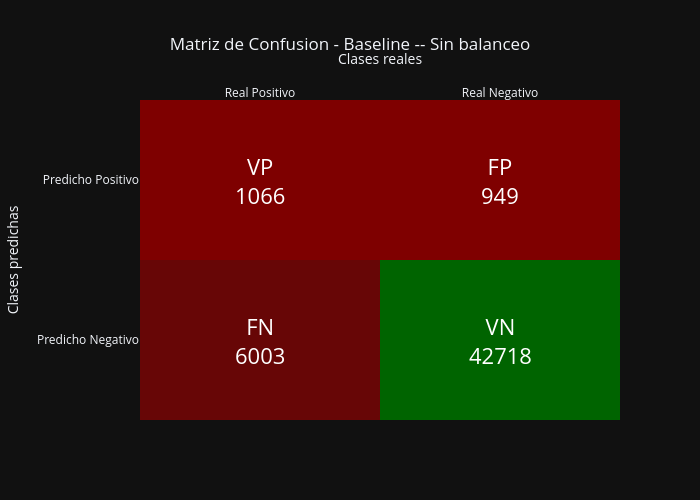

Write notebook code for a chart like this one.
### Markdown cell above
---
<div style="text-align: justify; line-height: 1.5; font-size: 18px;">

## 7. Modelo Base -- Referencia sin balanceo

Se entrena un modelo de Regresion Logistica sin ninguna tecnica de balanceo. Sus metricas sirven como **linea base** para medir el impacto de cada tecnica.

</div>

### Code cell
# ================================= #
# MODELO BASE - REGRESION LOGISTICA #
# ================================= #

baseline_model = ImbPipeline(steps=[
    ("preprocessor", preprocessor_scaled),
    ("model", LogisticRegression(max_iter=500, random_state=SEED))
])

metrics_baseline = evaluate_model(baseline_model, "Baseline -- Sin balanceo")

### Figure 1 — Plotly figure (JSON) as saved in the notebook; plotly's stock layout.template omitted (floating-point values rounded to 4 significant figures)
{"data": [{"coloraxis": "coloraxis", "hovertemplate": "x: %{x}<br>y: %{y}<br>color: %{z}<extra></extra>", "name": "0", "type": "heatmap", "x": ["Real Positivo", "Real Negativo"], "xaxis": "x", "y": ["Predicho Positivo", "Predicho Negativo"], "yaxis": "y", "z": [[1066, 949], [6003, 42718]]}], "layout": {"annotations": [{"font": {"color": "white", "size": 22}, "showarrow": false, "text": "VP<br>1066", "x": "Real Positivo", "y": "Predicho Positivo"}, {"font": {"color": "white", "size": 22}, "showarrow": false, "text": "FP<br>949", "x": "Real Negativo", "y": "Predicho Positivo"}, {"font": {"color": "white", "size": 22}, "showarrow": false, "text": "FN<br>6003", "x": "Real Positivo", "y": "Predicho Negativo"}, {"font": {"color": "white", "size": 22}, "showarrow": false, "text": "VN<br>42718", "x": "Real Negativo", "y": "Predicho Negativo"}], "coloraxis": {"colorscale": [[0, "#7f0000"], [0.5, "#1a1a1a"], [1, "#006400"]], "showscale": false}, "height": 500, "title": {"text": "Matriz de Confusion - Baseline -- Sin balanceo", "x": 0.5}, "width": 700, "xaxis": {"anchor": "y", "domain": [0, 1], "side": "top", "title": {"text": "Clases reales"}}, "yaxis": {"anchor": "x", "autorange": "reversed", "domain": [0, 1], "title": {"text": "Clases predichas"}}}}
